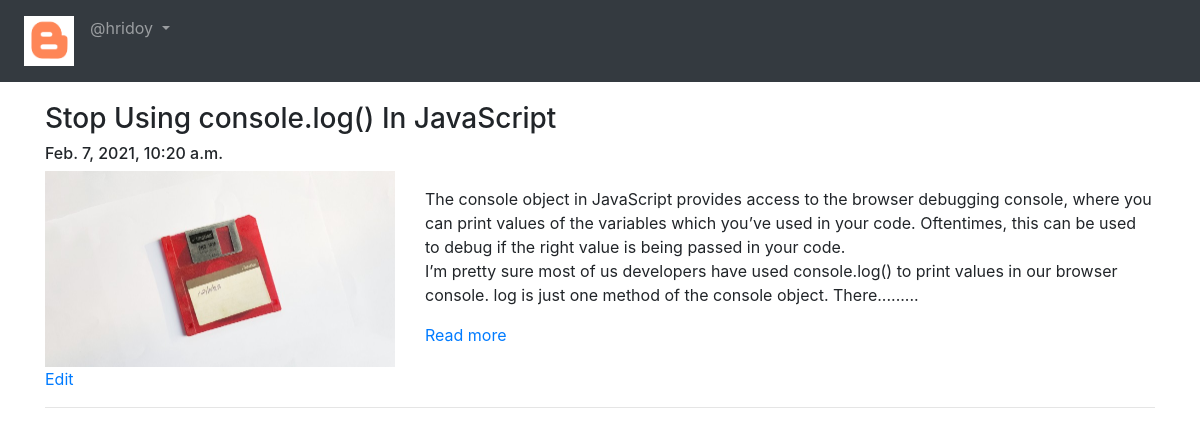
/blog/my-blogs/ (signed in), run on the app's committed database.
### App_Blog/models.py (models this page shows, shortened)
class Blog(models.Model):
    author = models.ForeignKey(User, on_delete=models.CASCADE, related_name="post_author")
    blog_title = models.CharField(max_length= 264, verbose_name="Put a title")
    slug = models.SlugField(max_length=264, unique=True)
    blog_content = models.TextField(verbose_name="What is on your mind")
    blog_image = models.ImageField(upload_to='blog_images',verbose_name="Image")
    publish_date = models.DateTimeField(auto_now_add=True)
    update_date = models.DateTimeField(auto_now=True)
    class Meta:
        ordering = ['-publish_date']

### App_Blog/views.py (the view)
# urls.py: path('my-blogs/',views.MyBlogs.as_view(), name="my_blogs"),
class MyBlogs(LoginRequiredMixin, TemplateView):
    template_name = 'App_Blog/my_blogs.html'

### App_Blog/templatetags/custom_filters.py (called while the page is built)
def range_filter(value):
    return value[0:400] + "........."

### templates/App_Blog/my_blogs.html (shortened to what this page needs)
{% extends 'base.html' %}
{% load custom_filters %}
{% block body_block %}
{% for blog in user.post_author.all %}
<h3>{{blog.blog_title}}</h3>
<h6>{{blog.publish_date}}</h6>
<div class="row">
    <div class="col-sm-4">
        <img src="/media/{{blog.blog_image}}" width="100%">
    </div>
    <div class="col-sm-8">
        <p>{{blog.blog_content|range_filter|linebreaks}}</p>
        <a href="{% url 'App_Blog:blog_details' slug=blog.slug %}">Read more</a>
    </div>
</div>
<a href="{% url 'App_Blog:edit_blog' pk=blog.pk %}">Edit</a>
<hr>
{% endfor %}
{% endblock %}

### templates/base.html (shortened to what this page needs)
<!DOCTYPE html>
<html lang="en" dir="ltr">
    <head>
        <link rel="stylesheet" href="https://maxcdn.bootstrapcdn.com/bootstrap/4.0.0/css/bootstrap.min.css"
>
        <link rel="stylesheet" href="https://stackpath.bootstrapcdn.com/font-awesome/4.7.0/css/font-awesome.min.css">
    </head>
    <body>
        <nav class="navbar navbar-expand-sm navbar-dark bg-dark">
            <ul class="navbar-nav">
              <li class="nav-item active">
                <a class="nav-link" href="{% url 'index' %}"><img src="/media/logo.png" width="50px"></a>
            </li>
            {% if user.is_authenticated %}
            <div class="nav-item dropdown">
                <a href="" class="nav-link dropdown-toggle" id='navbardrop' data-toggle="dropdown">
                    @{{user.username}}
                </a>
            </div>
            {% endif %}
            </ul>
        </nav>
        <div class="container" style="padding-top:20px">
            {% block body_block %}
            {% endblock%}
        </div>
    </body>
</html>

### data on the page
Blog: blog_title "Stop Using console.log() In JavaScript", publish_date "Feb. 7, 2021, 10:20 a.m.", blog_image (picture), blog_content|range_filter "The console object in JavaScript provides access to the browser debugging console, where you can print values of the variables which you’ve used in your code. Oftentimes, this can be used to debug if the right value is being passed in your code. I’m pretty sure most of us developers have used console.log() to print values in our browser console. log is just one method of the console object. There........."

### other printed values
{{ user.username }} "hridoy"
